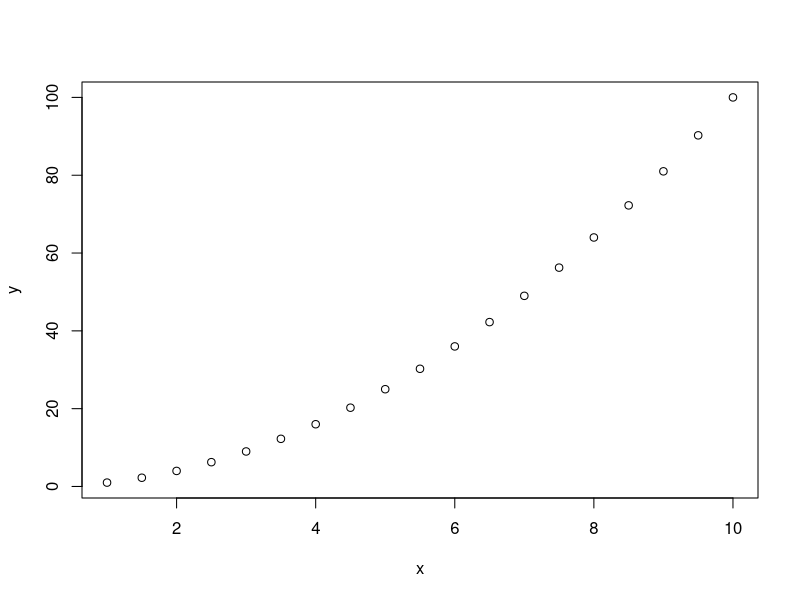
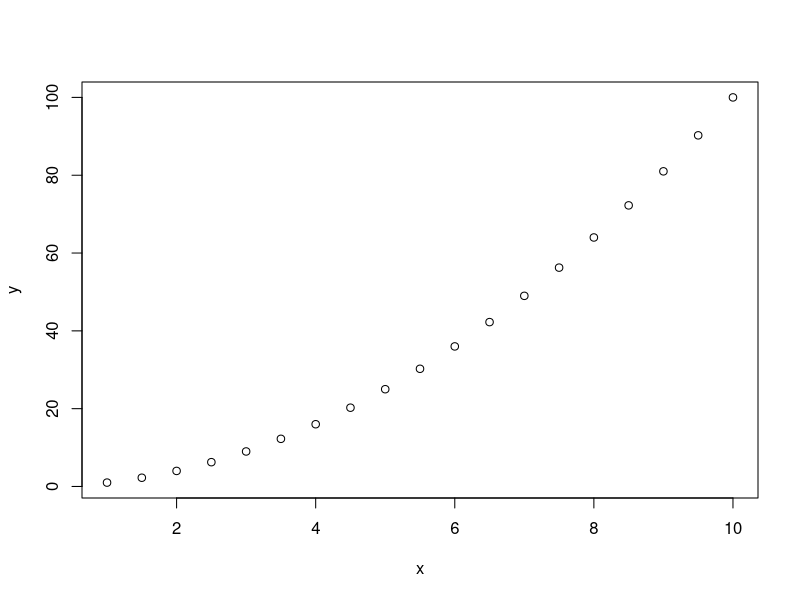

Recreate these plots in R, in order. (Note: this script raises an error after producing the figures.)
## ---- chunk 1
knitr::opts_chunk$set(echo = TRUE,
                      error = TRUE,
                      message = FALSE,
                      warning = FALSE)
knitr::opts_chunk$set(
  comment = '', fig.width = 6, fig.height = 6
)
## ---- chunk 2
5 + 5
## ---- chunk 3
ten <- 5 + 5
## ---- chunk 4
ten
## ---- chunk 5
pi
letters
LETTERS
month.name
## ---- chunk 6
class(letters)
length(letters)
## ---- chunk 7
seq(10)
## ---- chunk 8
seq(from = 1,
    to = 10,
    by = 1)
## ---- chunk 9
seq(1, 10, 1)
## ---- chunk 10
seq(to = 5,
    by = 0.1,
    from = 0)
## ---- chunk 11
4 + 4
sqrt(25)
pi
seq(from=1, to=10, by=0.5)
## ---- chunk 12
# save sequence of numbers 
# from 1 to 10 in steps of 0.5
# in an object named x
x <- seq(from=1, to=10, by=0.5)

# Type x to view the contents
x
## ---- chunk 13
# use x to create new object y
y <- x*x
## ---- chunk 14
# plot x and y
plot(x,y)
## ---- chunk 15
# Save plot directly to a JPG file
jpeg(filename = "myplot.jpg")
plot(x,y)
dev.off()
## ---- chunk 16
# show current sessionInfo
sessionInfo()
## ---- chunk 17
# I have not yet loaded ggplot2 into the session
# try the ggplot() function with the
# built-in pressure dataset to see error
ggplot(pressure, aes(temperature, pressure)) +
  geom_point()
## ---- chunk 18
# load ggplot2 package
library(ggplot2)

# look at sessionInfo again
sessionInfo()
## ---- chunk 19
# try the plot again
ggplot(pressure, aes(temperature, pressure)) +
  geom_point()
## ---- chunk 20
knitr::write_bib(x = c(.packages()), 
                 file = "packages.bib")
